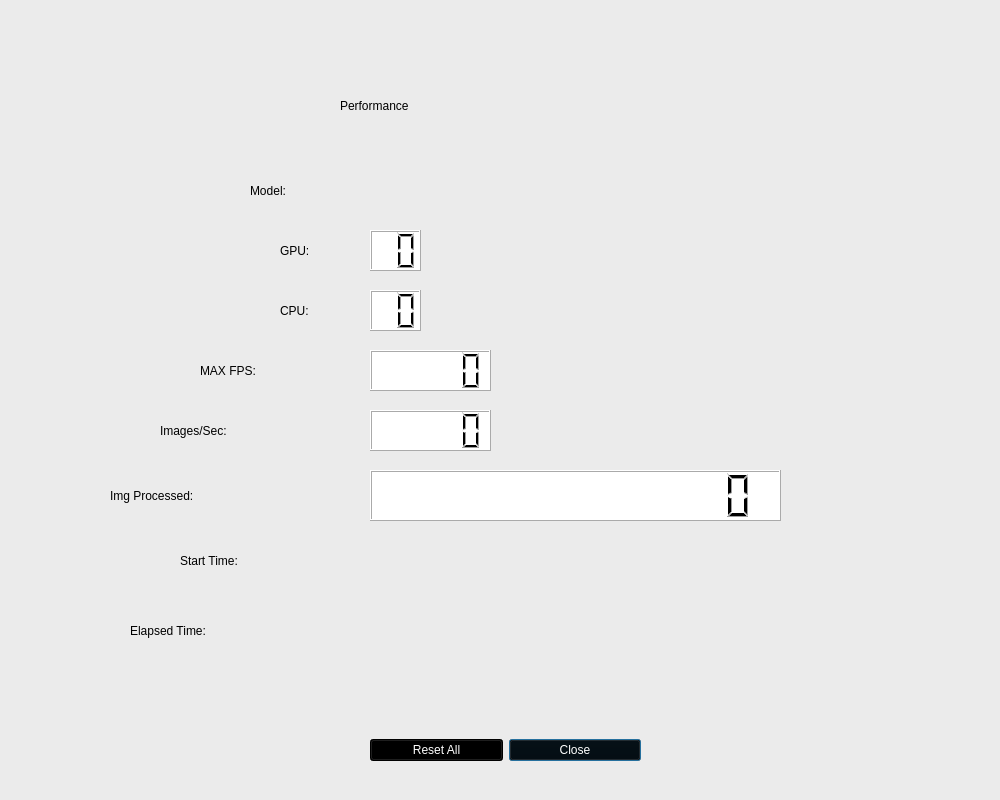
<?xml version="1.0" encoding="UTF-8"?>
<ui version="4.0">
 <class>perf_graph</class>
 <widget class="QDialog" name="perf_graph">
  <property name="geometry">
   <rect>
    <x>0</x>
    <y>0</y>
    <width>1000</width>
    <height>800</height>
   </rect>
  </property>
  <property name="minimumSize">
   <size>
    <width>1000</width>
    <height>800</height>
   </size>
  </property>
  <property name="maximumSize">
   <size>
    <width>1000</width>
    <height>800</height>
   </size>
  </property>
  <property name="windowTitle">
   <string>Performance</string>
  </property>
  <property name="styleSheet">
   <string notr="true">
background-color: rgb(235, 235, 235);</string>
  </property>
  <widget class="QWidget" name="gridLayoutWidget">
   <property name="geometry">
    <rect>
     <x>370</x>
     <y>720</y>
     <width>271</width>
     <height>61</height>
    </rect>
   </property>
   <layout class="QGridLayout" name="gridLayout">
    <item row="2" column="1">
     <widget class="QPushButton" name="close_pushButton">
      <property name="styleSheet">
       <string notr="true">background-color: rgb(0, 0, 0);
color: rgb(255, 255, 255);</string>
      </property>
      <property name="text">
       <string>Close</string>
      </property>
     </widget>
    </item>
    <item row="2" column="0">
     <widget class="QPushButton" name="reset_pushButton">
      <property name="styleSheet">
       <string notr="true">background-color: rgb(0, 0, 0);
color: rgb(255, 255, 255);</string>
      </property>
      <property name="text">
       <string>Reset All</string>
      </property>
     </widget>
    </item>
   </layout>
  </widget>
  <widget class="QLCDNumber" name="fps_lcdNumber">
   <property name="geometry">
    <rect>
     <x>370</x>
     <y>410</y>
     <width>121</width>
     <height>41</height>
    </rect>
   </property>
   <property name="styleSheet">
    <string notr="true">background-color: rgb(255, 255, 255);
color: rgb(0, 0, 0);</string>
   </property>
   <property name="frameShape">
    <enum>QFrame::Box</enum>
   </property>
   <property name="smallDecimalPoint">
    <bool>false</bool>
   </property>
   <property name="digitCount">
    <number>5</number>
   </property>
  </widget>
  <widget class="QLabel" name="fps_label">
   <property name="geometry">
    <rect>
     <x>160</x>
     <y>410</y>
     <width>201</width>
     <height>41</height>
    </rect>
   </property>
   <property name="styleSheet">
    <string notr="true">color: rgb(0, 0, 0);
font: 75 28pt &quot;Ubuntu&quot;;</string>
   </property>
   <property name="text">
    <string>Images/Sec:</string>
   </property>
  </widget>
  <widget class="QLCDNumber" name="images_lcdNumber">
   <property name="geometry">
    <rect>
     <x>370</x>
     <y>470</y>
     <width>411</width>
     <height>51</height>
    </rect>
   </property>
   <property name="styleSheet">
    <string notr="true">background-color: rgb(255, 255, 255);
color: rgb(0, 0, 0);</string>
   </property>
   <property name="digitCount">
    <number>14</number>
   </property>
   <property name="value" stdset="0">
    <double>0.000000000000000</double>
   </property>
  </widget>
  <widget class="QLabel" name="images_label">
   <property name="geometry">
    <rect>
     <x>110</x>
     <y>470</y>
     <width>251</width>
     <height>51</height>
    </rect>
   </property>
   <property name="styleSheet">
    <string notr="true">color: rgb(0, 0, 0);
font: 75 28pt &quot;Ubuntu&quot;;</string>
   </property>
   <property name="text">
    <string>Img Processed:</string>
   </property>
  </widget>
  <widget class="QLabel" name="header_label">
   <property name="geometry">
    <rect>
     <x>340</x>
     <y>70</y>
     <width>331</width>
     <height>71</height>
    </rect>
   </property>
   <property name="styleSheet">
    <string notr="true">color: rgb(0, 0, 0);
font: 75 42pt &quot;Ubuntu&quot;;</string>
   </property>
   <property name="text">
    <string>Performance</string>
   </property>
  </widget>
  <widget class="QLabel" name="logo_label_Radeon">
   <property name="geometry">
    <rect>
     <x>630</x>
     <y>20</y>
     <width>341</width>
     <height>51</height>
    </rect>
   </property>
   <property name="text">
    <string/>
   </property>
   <property name="pixmap">
    <pixmap resource="resources.qrc">:/images/Radeon_Instinct.png</pixmap>
   </property>
  </widget>
  <widget class="QLabel" name="logo_label_AMD">
   <property name="geometry">
    <rect>
     <x>30</x>
     <y>10</y>
     <width>151</width>
     <height>71</height>
    </rect>
   </property>
   <property name="text">
    <string/>
   </property>
   <property name="pixmap">
    <pixmap resource="resources.qrc">:/images/AMD_NEW_logo_150.png</pixmap>
   </property>
  </widget>
  <widget class="QLCDNumber" name="maxFPS_lcdNumber">
   <property name="geometry">
    <rect>
     <x>370</x>
     <y>350</y>
     <width>121</width>
     <height>41</height>
    </rect>
   </property>
   <property name="styleSheet">
    <string notr="true">background-color: rgb(255, 255, 255);
color: rgb(0, 0, 0);</string>
   </property>
   <property name="digitCount">
    <number>5</number>
   </property>
  </widget>
  <widget class="QLabel" name="maxFPS_label">
   <property name="geometry">
    <rect>
     <x>200</x>
     <y>350</y>
     <width>161</width>
     <height>41</height>
    </rect>
   </property>
   <property name="styleSheet">
    <string notr="true">font: 75 28pt &quot;Ubuntu&quot;;
color: rgb(0, 0, 0);</string>
   </property>
   <property name="text">
    <string>MAX FPS:</string>
   </property>
  </widget>
  <widget class="QLabel" name="Model_label">
   <property name="geometry">
    <rect>
     <x>250</x>
     <y>170</y>
     <width>121</width>
     <height>41</height>
    </rect>
   </property>
   <property name="styleSheet">
    <string notr="true">color: rgb(0, 0, 0);
font: 75 28pt &quot;Ubuntu&quot;;</string>
   </property>
   <property name="text">
    <string>Model:</string>
   </property>
  </widget>
  <widget class="QLabel" name="modelName_label">
   <property name="geometry">
    <rect>
     <x>370</x>
     <y>170</y>
     <width>541</width>
     <height>41</height>
    </rect>
   </property>
   <property name="styleSheet">
    <string notr="true">color: rgb(170, 0, 0);
font: 75 28pt &quot;Ubuntu&quot;;</string>
   </property>
   <property name="text">
    <string/>
   </property>
  </widget>
  <widget class="QLabel" name="NGPU_label">
   <property name="geometry">
    <rect>
     <x>280</x>
     <y>230</y>
     <width>81</width>
     <height>41</height>
    </rect>
   </property>
   <property name="styleSheet">
    <string notr="true">color: rgb(0, 0, 0);
font: 75 28pt &quot;Ubuntu&quot;;</string>
   </property>
   <property name="text">
    <string>GPU:</string>
   </property>
  </widget>
  <widget class="QLCDNumber" name="GPU_lcdNumber">
   <property name="geometry">
    <rect>
     <x>370</x>
     <y>230</y>
     <width>51</width>
     <height>41</height>
    </rect>
   </property>
   <property name="styleSheet">
    <string notr="true">background-color: rgb(255, 255, 255);
color: rgb(0, 0, 0);</string>
   </property>
   <property name="digitCount">
    <number>2</number>
   </property>
  </widget>
  <widget class="QLabel" name="startName_label">
   <property name="geometry">
    <rect>
     <x>180</x>
     <y>540</y>
     <width>181</width>
     <height>41</height>
    </rect>
   </property>
   <property name="styleSheet">
    <string notr="true">color: rgb(0, 0, 0);
font: 75 28pt &quot;Ubuntu&quot;;</string>
   </property>
   <property name="text">
    <string>Start Time:</string>
   </property>
  </widget>
  <widget class="QLabel" name="StartTime_label">
   <property name="geometry">
    <rect>
     <x>370</x>
     <y>540</y>
     <width>511</width>
     <height>41</height>
    </rect>
   </property>
   <property name="styleSheet">
    <string notr="true">color: rgb(170, 0, 0);
font: 75 28pt &quot;Ubuntu&quot;;</string>
   </property>
   <property name="text">
    <string/>
   </property>
  </widget>
  <widget class="QLabel" name="ElapsedTimeName_label">
   <property name="geometry">
    <rect>
     <x>130</x>
     <y>610</y>
     <width>231</width>
     <height>41</height>
    </rect>
   </property>
   <property name="styleSheet">
    <string notr="true">color: rgb(0, 0, 0);
font: 75 28pt &quot;Ubuntu&quot;;</string>
   </property>
   <property name="text">
    <string>Elapsed Time:</string>
   </property>
  </widget>
  <widget class="QLabel" name="elapsedTime_label">
   <property name="geometry">
    <rect>
     <x>370</x>
     <y>610</y>
     <width>511</width>
     <height>41</height>
    </rect>
   </property>
   <property name="styleSheet">
    <string notr="true">color: rgb(170, 0, 0);
font: 75 28pt &quot;Ubuntu&quot;;</string>
   </property>
   <property name="text">
    <string/>
   </property>
  </widget>
  <widget class="QLabel" name="NCPU_label">
   <property name="geometry">
    <rect>
     <x>280</x>
     <y>290</y>
     <width>81</width>
     <height>41</height>
    </rect>
   </property>
   <property name="styleSheet">
    <string notr="true">color: rgb(0, 0, 0);
font: 75 28pt &quot;Ubuntu&quot;;</string>
   </property>
   <property name="text">
    <string>CPU:</string>
   </property>
  </widget>
  <widget class="QLCDNumber" name="CPU_lcdNumber">
   <property name="geometry">
    <rect>
     <x>370</x>
     <y>290</y>
     <width>51</width>
     <height>41</height>
    </rect>
   </property>
   <property name="styleSheet">
    <string notr="true">background-color: rgb(255, 255, 255);
color: rgb(0, 0, 0);</string>
   </property>
   <property name="digitCount">
    <number>2</number>
   </property>
  </widget>
  <widget class="QLabel" name="GPUName_label">
   <property name="geometry">
    <rect>
     <x>440</x>
     <y>230</y>
     <width>461</width>
     <height>41</height>
    </rect>
   </property>
   <property name="styleSheet">
    <string notr="true">color: rgb(170, 0, 0);
font: 75 24pt &quot;Ubuntu&quot;;</string>
   </property>
   <property name="text">
    <string/>
   </property>
  </widget>
  <widget class="QLabel" name="CPUName_label">
   <property name="geometry">
    <rect>
     <x>440</x>
     <y>290</y>
     <width>471</width>
     <height>41</height>
    </rect>
   </property>
   <property name="styleSheet">
    <string notr="true">color: rgb(170, 0, 0);
font: 75 24pt &quot;Ubuntu&quot;;</string>
   </property>
   <property name="text">
    <string/>
   </property>
  </widget>
 </widget>
 <resources>
  <include location="resources.qrc"/>
 </resources>
 <connections/>
</ui>
